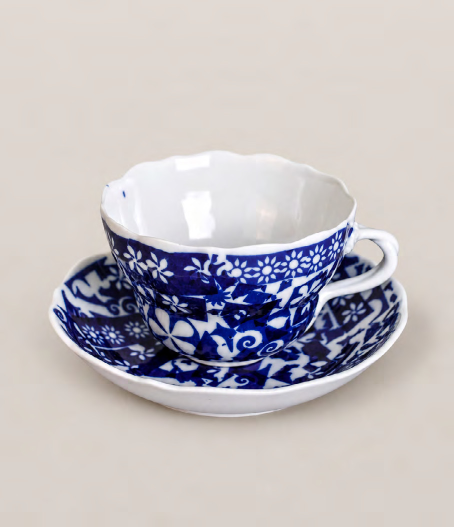
#> input picture src/assets/artists/daniela/01-salek-a-podsalek-3.jpg, 908 x 1054 px (shown at 1/2 size)
$ python measure.py ../../src/assets/artists/daniela/01-salek-a-podsalek-3.jpg ../../src/assets/artists/daniela/06-salek-a-podsalek-1.jpg
#> lines starting #> are read from the running program, lines starting #| are printed output that depends on the picture
"""Measure a piece from its photo and its mask (masks.py), for drawing it in draw.py.

Usage: python -I measure.py <photo.jpg> <mask.png> > piece.json


Units: the ceramic height H (rattan left out) = 1, y up from the floor,
x from the body's axis, positive towards the handle (right in the photos).

Output JSON:
  body:  [[y, half_width], ...] the body profile (handle and spout removed)
  right: [[y, x], ...] outer extent on the handle side
  left:  [[y, x], ...] outer extent on the spout side (negative x)
  rattan: {top, xl, xr, feet_y} where there is one
  aspect: photo pixel height of H
"""
import json
import sys

import numpy as np
from PIL import Image
from scipy import ndimage

photo, maskfile = sys.argv[1], sys.argv[2]
a = np.asarray(Image.open(photo).convert('RGB')).astype(np.int16)
m = np.asarray(Image.open(maskfile)) > 128
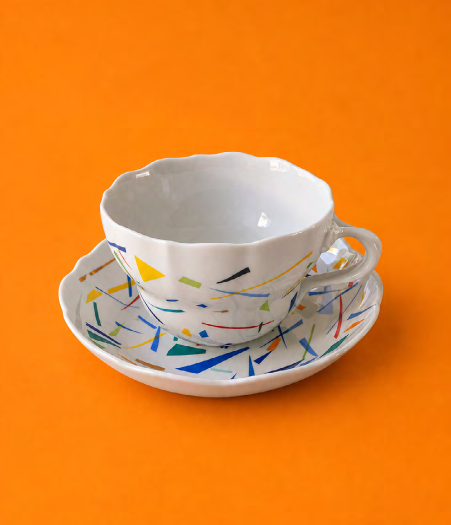
#> input picture src/assets/artists/daniela/06-salek-a-podsalek-1.jpg, 902 x 1050 px (shown at 1/2 size)
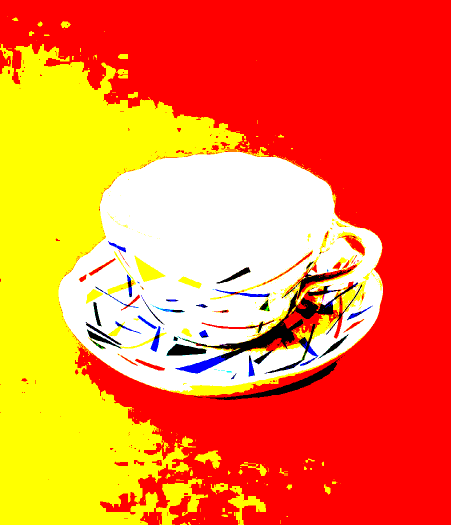
#> m: shape (1050, 902, 3) bool (shown at 1/2 size); mean R, G, B 0.977, 0.47, 0.209
m = ndimage.binary_opening(m, iterations=2)
#> m: shape (1050, 902, 3) bool; every value is 0
lab, n = ndimage.label(m)
#> lab: shape (1050, 902, 3) int32; every value is 0
#> n = 0
sizes = ndimage.sum(m, lab, range(1, n + 1))
#> sizes = empty array
#> (the run stopped early here; a loop or call above may not have finished)
